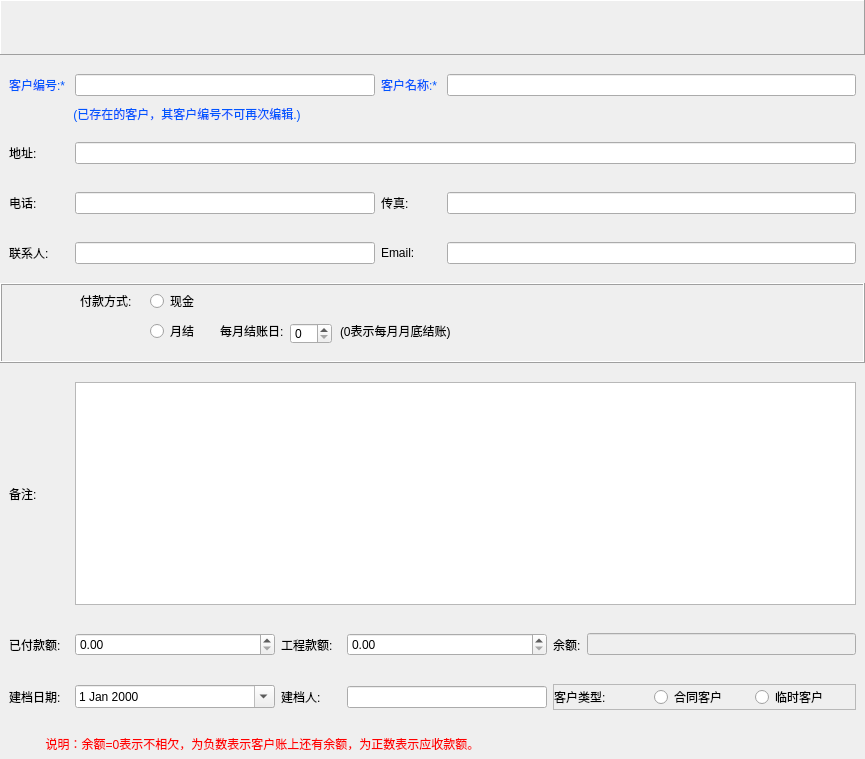
<?xml version="1.0" encoding="UTF-8"?>
<ui version="4.0">
 <class>ClientEditDialog</class>
 <widget class="QDialog" name="ClientEditDialog">
  <property name="geometry">
   <rect>
    <x>0</x>
    <y>0</y>
    <width>865</width>
    <height>759</height>
   </rect>
  </property>
  <property name="windowTitle">
   <string>Dialog</string>
  </property>
  <layout class="QVBoxLayout" name="mainVerticalLayout">
   <property name="spacing">
    <number>10</number>
   </property>
   <property name="leftMargin">
    <number>0</number>
   </property>
   <property name="topMargin">
    <number>0</number>
   </property>
   <property name="rightMargin">
    <number>0</number>
   </property>
   <property name="bottomMargin">
    <number>0</number>
   </property>
   <item>
    <widget class="QFrame" name="toolBarFrame">
     <property name="minimumSize">
      <size>
       <width>0</width>
       <height>55</height>
      </size>
     </property>
     <property name="maximumSize">
      <size>
       <width>16777215</width>
       <height>55</height>
      </size>
     </property>
     <property name="frameShape">
      <enum>QFrame::Panel</enum>
     </property>
     <property name="frameShadow">
      <enum>QFrame::Raised</enum>
     </property>
     <layout class="QHBoxLayout" name="toolBarVerticalLayout">
      <property name="spacing">
       <number>0</number>
      </property>
      <property name="leftMargin">
       <number>0</number>
      </property>
      <property name="topMargin">
       <number>0</number>
      </property>
      <property name="rightMargin">
       <number>0</number>
      </property>
      <property name="bottomMargin">
       <number>0</number>
      </property>
     </layout>
    </widget>
   </item>
   <item>
    <widget class="QWidget" name="widget" native="true">
     <layout class="QVBoxLayout" name="verticalLayout">
      <property name="spacing">
       <number>0</number>
      </property>
      <property name="leftMargin">
       <number>0</number>
      </property>
      <property name="topMargin">
       <number>0</number>
      </property>
      <property name="rightMargin">
       <number>0</number>
      </property>
      <property name="bottomMargin">
       <number>0</number>
      </property>
      <item>
       <widget class="QWidget" name="widget_10" native="true">
        <layout class="QHBoxLayout" name="horizontalLayout_2">
         <item>
          <widget class="QLabel" name="label">
           <property name="minimumSize">
            <size>
             <width>60</width>
             <height>0</height>
            </size>
           </property>
           <property name="maximumSize">
            <size>
             <width>60</width>
             <height>16777215</height>
            </size>
           </property>
           <property name="styleSheet">
            <string notr="true">color: rgb(0, 85, 255);</string>
           </property>
           <property name="text">
            <string>客户编号:*</string>
           </property>
          </widget>
         </item>
         <item>
          <widget class="QLineEdit" name="clientNumLineEdit">
           <property name="minimumSize">
            <size>
             <width>300</width>
             <height>0</height>
            </size>
           </property>
           <property name="maximumSize">
            <size>
             <width>300</width>
             <height>16777215</height>
            </size>
           </property>
           <property name="readOnly">
            <bool>true</bool>
           </property>
          </widget>
         </item>
         <item>
          <widget class="QLabel" name="label_2">
           <property name="minimumSize">
            <size>
             <width>60</width>
             <height>0</height>
            </size>
           </property>
           <property name="maximumSize">
            <size>
             <width>60</width>
             <height>16777215</height>
            </size>
           </property>
           <property name="styleSheet">
            <string notr="true">color: rgb(0, 85, 255);</string>
           </property>
           <property name="text">
            <string>客户名称:*</string>
           </property>
          </widget>
         </item>
         <item>
          <widget class="QLineEdit" name="clientNameLineEdit"/>
         </item>
        </layout>
       </widget>
      </item>
      <item>
       <widget class="QWidget" name="widget_9" native="true">
        <layout class="QHBoxLayout" name="horizontalLayout_6">
         <property name="spacing">
          <number>0</number>
         </property>
         <property name="leftMargin">
          <number>0</number>
         </property>
         <property name="topMargin">
          <number>0</number>
         </property>
         <property name="rightMargin">
          <number>0</number>
         </property>
         <property name="bottomMargin">
          <number>0</number>
         </property>
         <item>
          <widget class="QLabel" name="label_19">
           <property name="minimumSize">
            <size>
             <width>70</width>
             <height>0</height>
            </size>
           </property>
           <property name="maximumSize">
            <size>
             <width>70</width>
             <height>16777215</height>
            </size>
           </property>
           <property name="text">
            <string/>
           </property>
          </widget>
         </item>
         <item>
          <widget class="QLabel" name="label_20">
           <property name="styleSheet">
            <string notr="true">color: rgb(0, 85, 255);</string>
           </property>
           <property name="text">
            <string> (已存在的客户，其客户编号不可再次编辑.)</string>
           </property>
          </widget>
         </item>
        </layout>
       </widget>
      </item>
     </layout>
    </widget>
   </item>
   <item>
    <widget class="QWidget" name="widget_2" native="true">
     <layout class="QHBoxLayout" name="horizontalLayout_3">
      <item>
       <widget class="QLabel" name="label_3">
        <property name="minimumSize">
         <size>
          <width>60</width>
          <height>0</height>
         </size>
        </property>
        <property name="maximumSize">
         <size>
          <width>60</width>
          <height>16777215</height>
         </size>
        </property>
        <property name="text">
         <string>地址:</string>
        </property>
       </widget>
      </item>
      <item>
       <widget class="QLineEdit" name="addressLineEdit"/>
      </item>
     </layout>
    </widget>
   </item>
   <item>
    <widget class="QWidget" name="widget_3" native="true">
     <layout class="QHBoxLayout" name="horizontalLayout_4">
      <item>
       <widget class="QLabel" name="label_4">
        <property name="minimumSize">
         <size>
          <width>60</width>
          <height>0</height>
         </size>
        </property>
        <property name="maximumSize">
         <size>
          <width>60</width>
          <height>16777215</height>
         </size>
        </property>
        <property name="text">
         <string>电话:</string>
        </property>
       </widget>
      </item>
      <item>
       <widget class="QLineEdit" name="telLineEdit">
        <property name="minimumSize">
         <size>
          <width>300</width>
          <height>0</height>
         </size>
        </property>
        <property name="maximumSize">
         <size>
          <width>300</width>
          <height>16777215</height>
         </size>
        </property>
       </widget>
      </item>
      <item>
       <widget class="QLabel" name="label_5">
        <property name="minimumSize">
         <size>
          <width>60</width>
          <height>0</height>
         </size>
        </property>
        <property name="maximumSize">
         <size>
          <width>60</width>
          <height>16777215</height>
         </size>
        </property>
        <property name="text">
         <string>传真:</string>
        </property>
       </widget>
      </item>
      <item>
       <widget class="QLineEdit" name="faxLineEdit"/>
      </item>
     </layout>
    </widget>
   </item>
   <item>
    <widget class="QWidget" name="widget_4" native="true">
     <layout class="QHBoxLayout" name="horizontalLayout_5">
      <item>
       <widget class="QLabel" name="label_6">
        <property name="minimumSize">
         <size>
          <width>60</width>
          <height>0</height>
         </size>
        </property>
        <property name="maximumSize">
         <size>
          <width>60</width>
          <height>16777215</height>
         </size>
        </property>
        <property name="text">
         <string>联系人:</string>
        </property>
       </widget>
      </item>
      <item>
       <widget class="QLineEdit" name="contractLineEdit">
        <property name="minimumSize">
         <size>
          <width>300</width>
          <height>0</height>
         </size>
        </property>
        <property name="maximumSize">
         <size>
          <width>300</width>
          <height>16777215</height>
         </size>
        </property>
       </widget>
      </item>
      <item>
       <widget class="QLabel" name="label_7">
        <property name="minimumSize">
         <size>
          <width>60</width>
          <height>0</height>
         </size>
        </property>
        <property name="maximumSize">
         <size>
          <width>60</width>
          <height>16777215</height>
         </size>
        </property>
        <property name="text">
         <string>Email:</string>
        </property>
       </widget>
      </item>
      <item>
       <widget class="QLineEdit" name="emailLineEdit"/>
      </item>
     </layout>
    </widget>
   </item>
   <item>
    <widget class="QFrame" name="frame">
     <property name="minimumSize">
      <size>
       <width>0</width>
       <height>80</height>
      </size>
     </property>
     <property name="frameShape">
      <enum>QFrame::Box</enum>
     </property>
     <property name="frameShadow">
      <enum>QFrame::Raised</enum>
     </property>
     <widget class="QLabel" name="label_16">
      <property name="geometry">
       <rect>
        <x>80</x>
        <y>10</y>
        <width>54</width>
        <height>16</height>
       </rect>
      </property>
      <property name="text">
       <string>付款方式:</string>
      </property>
     </widget>
     <widget class="QRadioButton" name="cashRadioButton">
      <property name="geometry">
       <rect>
        <x>150</x>
        <y>10</y>
        <width>89</width>
        <height>16</height>
       </rect>
      </property>
      <property name="text">
       <string>现金</string>
      </property>
     </widget>
     <widget class="QRadioButton" name="monthlyRadioButton">
      <property name="geometry">
       <rect>
        <x>150</x>
        <y>40</y>
        <width>89</width>
        <height>16</height>
       </rect>
      </property>
      <property name="text">
       <string>月结</string>
      </property>
     </widget>
     <widget class="QSpinBox" name="monthlySpinBox">
      <property name="geometry">
       <rect>
        <x>290</x>
        <y>40</y>
        <width>42</width>
        <height>21</height>
       </rect>
      </property>
      <property name="maximum">
       <number>31</number>
      </property>
     </widget>
     <widget class="QLabel" name="label_17">
      <property name="geometry">
       <rect>
        <x>220</x>
        <y>40</y>
        <width>71</width>
        <height>16</height>
       </rect>
      </property>
      <property name="text">
       <string>每月结账日:</string>
      </property>
     </widget>
     <widget class="QLabel" name="label_18">
      <property name="geometry">
       <rect>
        <x>340</x>
        <y>40</y>
        <width>121</width>
        <height>16</height>
       </rect>
      </property>
      <property name="text">
       <string>(0表示每月月底结账)</string>
      </property>
     </widget>
    </widget>
   </item>
   <item>
    <widget class="QWidget" name="widget_5" native="true">
     <layout class="QHBoxLayout" name="horizontalLayout_7">
      <item>
       <widget class="QLabel" name="label_8">
        <property name="minimumSize">
         <size>
          <width>60</width>
          <height>0</height>
         </size>
        </property>
        <property name="maximumSize">
         <size>
          <width>60</width>
          <height>16777215</height>
         </size>
        </property>
        <property name="text">
         <string>备注:</string>
        </property>
       </widget>
      </item>
      <item>
       <widget class="QTextEdit" name="remarksFxtEdit"/>
      </item>
     </layout>
    </widget>
   </item>
   <item>
    <widget class="QWidget" name="widget_6" native="true">
     <layout class="QHBoxLayout" name="horizontalLayout_8">
      <property name="topMargin">
       <number>9</number>
      </property>
      <item>
       <widget class="QLabel" name="label_9">
        <property name="minimumSize">
         <size>
          <width>60</width>
          <height>0</height>
         </size>
        </property>
        <property name="maximumSize">
         <size>
          <width>60</width>
          <height>16777215</height>
         </size>
        </property>
        <property name="text">
         <string>已付款额:</string>
        </property>
       </widget>
      </item>
      <item>
       <widget class="QDoubleSpinBox" name="paidDSB">
        <property name="minimumSize">
         <size>
          <width>200</width>
          <height>0</height>
         </size>
        </property>
        <property name="maximumSize">
         <size>
          <width>200</width>
          <height>16777215</height>
         </size>
        </property>
        <property name="maximum">
         <double>9999999.990000000223517</double>
        </property>
       </widget>
      </item>
      <item>
       <widget class="QLabel" name="label_10">
        <property name="minimumSize">
         <size>
          <width>60</width>
          <height>0</height>
         </size>
        </property>
        <property name="maximumSize">
         <size>
          <width>60</width>
          <height>16777215</height>
         </size>
        </property>
        <property name="text">
         <string>工程款额:</string>
        </property>
       </widget>
      </item>
      <item>
       <widget class="QDoubleSpinBox" name="amountDSB">
        <property name="minimumSize">
         <size>
          <width>200</width>
          <height>0</height>
         </size>
        </property>
        <property name="maximumSize">
         <size>
          <width>200</width>
          <height>16777215</height>
         </size>
        </property>
        <property name="maximum">
         <double>9999999.990000000223517</double>
        </property>
       </widget>
      </item>
      <item>
       <widget class="QLabel" name="label_11">
        <property name="text">
         <string>余额:</string>
        </property>
       </widget>
      </item>
      <item>
       <widget class="QLineEdit" name="balanceLineEdit">
        <property name="enabled">
         <bool>false</bool>
        </property>
       </widget>
      </item>
     </layout>
    </widget>
   </item>
   <item>
    <widget class="QWidget" name="widget_7" native="true">
     <layout class="QHBoxLayout" name="horizontalLayout_9">
      <item>
       <widget class="QLabel" name="label_12">
        <property name="minimumSize">
         <size>
          <width>60</width>
          <height>0</height>
         </size>
        </property>
        <property name="maximumSize">
         <size>
          <width>60</width>
          <height>16777215</height>
         </size>
        </property>
        <property name="text">
         <string>建档日期:</string>
        </property>
       </widget>
      </item>
      <item>
       <widget class="QDateEdit" name="createDateEdit">
        <property name="minimumSize">
         <size>
          <width>200</width>
          <height>0</height>
         </size>
        </property>
        <property name="maximumSize">
         <size>
          <width>200</width>
          <height>16777215</height>
         </size>
        </property>
        <property name="calendarPopup">
         <bool>true</bool>
        </property>
       </widget>
      </item>
      <item>
       <widget class="QLabel" name="label_13">
        <property name="minimumSize">
         <size>
          <width>60</width>
          <height>0</height>
         </size>
        </property>
        <property name="maximumSize">
         <size>
          <width>60</width>
          <height>16777215</height>
         </size>
        </property>
        <property name="text">
         <string>建档人:</string>
        </property>
       </widget>
      </item>
      <item>
       <widget class="QLineEdit" name="createPeopleLineEdit">
        <property name="minimumSize">
         <size>
          <width>200</width>
          <height>0</height>
         </size>
        </property>
        <property name="maximumSize">
         <size>
          <width>200</width>
          <height>16777215</height>
         </size>
        </property>
       </widget>
      </item>
      <item>
       <widget class="QFrame" name="frame_2">
        <property name="minimumSize">
         <size>
          <width>200</width>
          <height>0</height>
         </size>
        </property>
        <property name="frameShape">
         <enum>QFrame::StyledPanel</enum>
        </property>
        <property name="frameShadow">
         <enum>QFrame::Raised</enum>
        </property>
        <layout class="QHBoxLayout" name="horizontalLayout_11">
         <property name="spacing">
          <number>0</number>
         </property>
         <property name="leftMargin">
          <number>0</number>
         </property>
         <property name="topMargin">
          <number>0</number>
         </property>
         <property name="rightMargin">
          <number>0</number>
         </property>
         <property name="bottomMargin">
          <number>0</number>
         </property>
         <item>
          <widget class="QLabel" name="label_15">
           <property name="text">
            <string>客户类型:</string>
           </property>
          </widget>
         </item>
         <item>
          <widget class="QRadioButton" name="contractRadioButton">
           <property name="text">
            <string>合同客户</string>
           </property>
          </widget>
         </item>
         <item>
          <widget class="QRadioButton" name="temporaryRadioButton">
           <property name="text">
            <string>临时客户</string>
           </property>
          </widget>
         </item>
        </layout>
       </widget>
      </item>
     </layout>
    </widget>
   </item>
   <item>
    <widget class="QWidget" name="widget_8" native="true">
     <property name="maximumSize">
      <size>
       <width>16777215</width>
       <height>30</height>
      </size>
     </property>
     <layout class="QHBoxLayout" name="horizontalLayout">
      <item>
       <widget class="QLabel" name="label_14">
        <property name="styleSheet">
         <string notr="true">color: rgb(255, 0, 0);</string>
        </property>
        <property name="text">
         <string>           说明：余额=0表示不相欠，为负数表示客户账上还有余额，为正数表示应收款额。</string>
        </property>
       </widget>
      </item>
     </layout>
    </widget>
   </item>
  </layout>
 </widget>
 <resources/>
 <connections/>
</ui>
